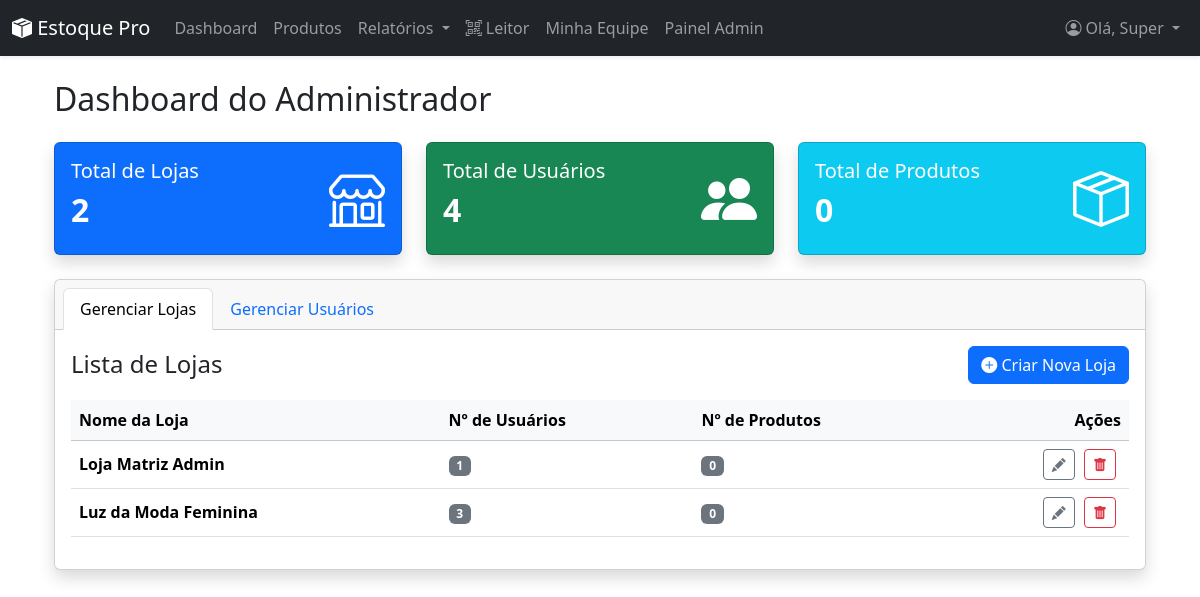
The page /admin (signed in) on the database its author committed.
### app.py (models this page shows, shortened)
class User(db.Model, UserMixin):
    id = db.Column(db.Integer, primary_key=True)
    username = db.Column(db.String(100), nullable=False, unique=True)
    password_hash = db.Column(db.String(128), nullable=False)
    nome_completo = db.Column(db.String(150), nullable=False)
    loja_id = db.Column(db.Integer, db.ForeignKey('loja.id'), nullable=False)
    is_owner = db.Column(db.Boolean, default=False)
    is_superadmin = db.Column(db.Boolean, default=False)

class Loja(db.Model):
    id = db.Column(db.Integer, primary_key=True)
    nome_loja = db.Column(db.String(100), nullable=False, unique=True)
    usuarios = db.relationship('User', backref='loja', lazy=True)
    produtos = db.relationship('Produto', backref='loja', lazy=True)

### app.py (the view)
@app.route('/admin')
@login_required
@superadmin_required
def admin():
    total_lojas = Loja.query.count()
    total_usuarios = User.query.count()
    total_produtos = Produto.query.count()
    lojas = Loja.query.order_by(Loja.nome_loja).all()
    usuarios = User.query.options(db.joinedload(User.loja)).order_by(User.nome_completo).all()
    return render_template('admin.html', lojas=lojas, usuarios=usuarios, total_lojas=total_lojas, total_usuarios=total_usuarios, total_produtos=total_produtos)

### app.py (called while the page is built)
@login_manager.user_loader
def load_user(user_id):
    return db.session.get(User, int(user_id))

def superadmin_required(f):
    @wraps(f)
    def decorated_function(*args, **kwargs):
        if not current_user.is_superadmin:
            flash('Acesso restrito a Super Administradores.', 'danger')
            return redirect(url_for('index'))
        return f(*args, **kwargs)
    return decorated_function

### templates/admin.html (shortened to what this page needs)
{% extends 'base.html' %}
{% block content %}
<div class="container-fluid">
    <h1 class="h2 mb-4">Dashboard do Administrador</h1>
    <div class="row">
        <div class="col-md-4 mb-4">
            <div class="card text-white bg-primary shadow">
                <div class="card-body">
                    <div class="d-flex justify-content-between align-items-center">
                        <div>
                            <h5 class="card-title">Total de Lojas</h5>
                            <p class="h2 fw-bold">{{ total_lojas }}</p>
                        </div>
                        <i class="bi bi-shop display-4"></i>
                    </div>
                </div>
            </div>
        </div>
        <div class="col-md-4 mb-4">
            <div class="card text-white bg-success shadow">
                <div class="card-body">
                    <div class="d-flex justify-content-between align-items-center">
                        <div>
                            <h5 class="card-title">Total de Usuários</h5>
                            <p class="h2 fw-bold">{{ total_usuarios }}</p>
                        </div>
                        <i class="bi bi-people-fill display-4"></i>
                    </div>
                </div>
            </div>
        </div>
        <div class="col-md-4 mb-4">
            <div class="card text-white bg-info shadow">
                <div class="card-body">
                    <div class="d-flex justify-content-between align-items-center">
                        <div>
                            <h5 class="card-title">Total de Produtos</h5>
                            <p class="h2 fw-bold">{{ total_produtos }}</p>
                        </div>
                        <i class="bi bi-box-seam display-4"></i>
                    </div>
                </div>
            </div>
        </div>
    </div>
    <div class="card shadow">
        <div class="card-header">
            <ul class="nav nav-tabs card-header-tabs" id="adminTab" role="tablist">
                <li class="nav-item" role="presentation">
                    <button class="nav-link active" id="lojas-tab" data-bs-toggle="tab" data-bs-target="#lojas" type="button" role="tab" aria-controls="lojas" aria-selected="true">Gerenciar Lojas</button>
                </li>
                <li class="nav-item" role="presentation">
                    <button class="nav-link" id="usuarios-tab" data-bs-toggle="tab" data-bs-target="#usuarios" type="button" role="tab" aria-controls="usuarios" aria-selected="false">Gerenciar Usuários</button>
                </li>
            </ul>
        </div>
        <div class="card-body">
            <div class="tab-content" id="adminTabContent">
                <div class="tab-pane fade show active" id="lojas" role="tabpanel" aria-labelledby="lojas-tab">
                    <div class="d-flex justify-content-between align-items-center mb-3">
                        <h4 class="mb-0">Lista de Lojas</h4>
                        <a href="{{ url_for('admin_criar_loja') }}" class="btn btn-primary"><i class="bi bi-plus-circle-fill"></i> Criar Nova Loja</a>
                    </div>
                    <table class="table table-hover align-middle">
                        <thead class="table-light">
                            <tr>
                                <th>Nome da Loja</th>
                                <th>Nº de Usuários</th>
                                <th>Nº de Produtos</th>
                                <th class="text-end">Ações</th>
                            </tr>
                        </thead>
                        <tbody>
                            {% for loja in lojas %}
                            <tr>
                                <td class="fw-bold">{{ loja.nome_loja }}</td>
                                <td><span class="badge bg-secondary">{{ loja.usuarios|length }}</span></td>
                                <td><span class="badge bg-secondary">{{ loja.produtos|length }}</span></td>
                                <td class="text-end">
                                    <a href="#" class="btn btn-sm btn-outline-secondary" title="Editar Loja"><i class="bi bi-pencil-fill"></i></a>
                                    <a href="#" class="btn btn-sm btn-outline-danger" title="Excluir Loja"><i class="bi bi-trash-fill"></i></a>
                                </td>
                            </tr>
                            {% else %}
                            <tr>
                                <td colspan="4" class="text-center">Nenhuma loja cadastrada.</td>
                            </tr>
                            {% endfor %}
                        </tbody>
                    </table>
                </div>
            </div>
        </div>
    </div>
    </div>
{% endblock %}

### templates/base.html (shortened to what this page needs)
<!DOCTYPE html>
<html lang="pt-br">
<head>
    <link href="https://cdn.jsdelivr.net/npm/bootstrap@5.3.3/dist/css/bootstrap.min.css" rel="stylesheet">
    <link rel="stylesheet" href="https://cdn.jsdelivr.net/npm/bootstrap-icons@1.11.3/font/bootstrap-icons.min.css">
    <link rel="stylesheet" href="{{ url_for('static', filename='css/style.css') }}">
</head>
<body>
    <nav class="navbar navbar-expand-lg navbar-dark bg-dark shadow-sm">
        <div class="container-fluid">
            <a class="navbar-brand" href="{{ url_for('index') }}"><i class="bi bi-box-seam-fill"></i> Estoque Pro</a>
            <div class="collapse navbar-collapse" id="navbarNav">
                <ul class="navbar-nav me-auto">
                    {% if current_user.is_authenticated %}
                        <li class="nav-item">
                            <a class="nav-link" href="{{ url_for('index') }}">Dashboard</a>
                        </li>
                        <li class="nav-item">
                            <a class="nav-link" href="{{ url_for('produtos') }}">Produtos</a>
                        </li>
                        <li class="nav-item dropdown">
                            <a class="nav-link dropdown-toggle" href="#" id="navbarRelatorios" role="button" data-bs-toggle="dropdown" aria-expanded="false">
                                Relatórios
                            </a>
                        </li>
                         <li class="nav-item">
                            <a class="nav-link" href="{{ url_for('leitura_mobile') }}"><i class="bi bi-qr-code-scan"></i> Leitor</a>
                        </li>
                        {% if current_user.is_owner or current_user.is_superadmin %}
                        <li class="nav-item">
                            <a class="nav-link" href="{{ url_for('minha_equipe') }}">Minha Equipe</a>
                        </li>
                        {% endif %}
                        {% if current_user.is_superadmin %}
                        <li class="nav-item">
                            <a class="nav-link" href="{{ url_for('admin') }}">Painel Admin</a>
                        </li>
                        {% endif %}
                    {% endif %}
                </ul>
                <ul class="navbar-nav ms-auto">
                     {% if current_user.is_authenticated %}
                        <li class="nav-item dropdown">
                            <a class="nav-link dropdown-toggle" href="#" id="navbarDropdown" role="button" data-bs-toggle="dropdown" aria-expanded="false">
                                <i class="bi bi-person-circle"></i> Olá, {{ current_user.nome_completo.split(' ')[0] }}
                            </a>
                        </li>
                     {% else %}
                        <li class="nav-item"><a class="nav-link" href="{{ url_for('login') }}">Login</a></li>
                        <li class="nav-item"><a class="nav-link" href="{{ url_for('register') }}">Registrar</a></li>
                     {% endif %}
                </ul>
            </div>
        </div>
    </nav>
    <main class="container mt-4">
        {% block content %}{% endblock %}
    </main>
</body>
</html>

### static/css/style.css (style rules this page uses)
.table td .btn { margin-right: 5px; }

### rows shown on the page
User: nome_completo "Super"
Loja: nome_loja "Loja Matriz Admin", usuarios|length "1", produtos|length "0"
Loja: nome_loja "Luz da Moda Feminina", usuarios|length "3", produtos|length "0"

### other values the page prints
{{ total_lojas }} "2"
{{ total_usuarios }} "4"
{{ total_produtos }} "0"
